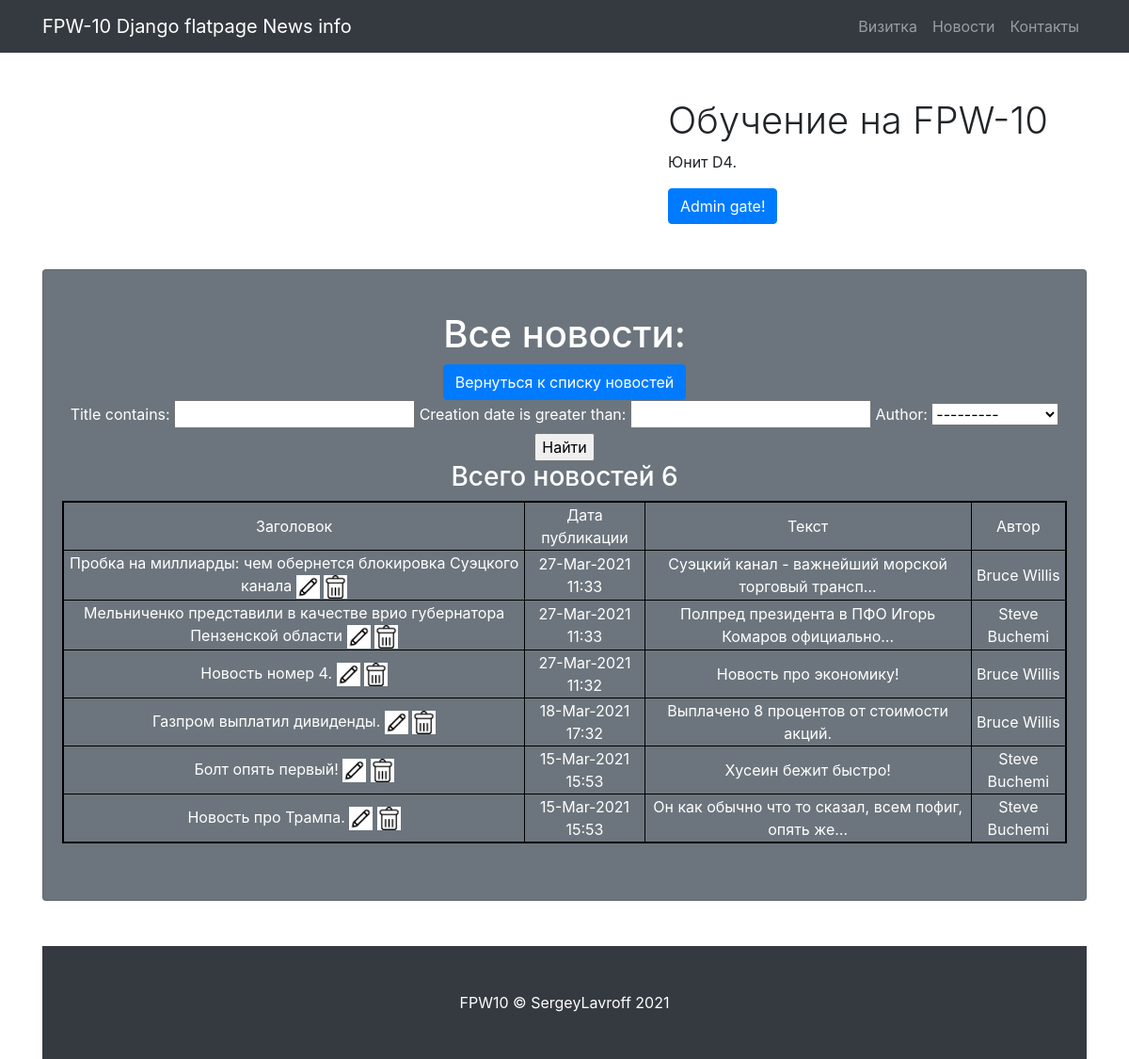
/news/search, run on the app's committed database.
### news/models.py (models this page shows, shortened)
class News(models.Model):
    title = models.CharField(
        max_length=255,
        unique=True,
    )
    creation_date = models.DateTimeField(auto_now_add=True)
    body = models.TextField()
    rating = models.IntegerField(default = 0)
    category = models.ForeignKey(
        to='Category',
        on_delete=models.CASCADE,
        related_name='news',)
    author = models.ForeignKey(
        to='Author',
        on_delete=models.CASCADE,
        related_name='news',)

class Author(models.Model):
    name = models.CharField(max_length=100, unique=True)
    def __str__(self):
        return f'{self.name.title()}'

### news/views.py (the view)
# urls.py: path('search', NewsSearch.as_view()),
class NewsSearch(ListView):
    model = News
    template_name = 'news/newssearch.html'
    context_object_name = 'news'
    ordering = ['-creation_date']
    def get_context_data(self, **kwargs):
        context = super().get_context_data(**kwargs)
        context['filter'] = NewsFilter(self.request.GET, queryset=self.get_queryset())
        return context

### news/templatetags/custom_filters.py (called while the page is built)
@register.filter(name='censor')
def censor(value):
    if isinstance(value, str):
        repl = ''
        for word in value.split():
            for pattern in PATTERN_1:
                if re.search(pattern, word.strip('.,;:?!-').lower()):
                    repl += '&%!%@' + ' '
                    break
            else:
                repl += word + ' '
        return str(repl)
    else:
        raise ValueError('Цензор обрабатывает только строки.')

### templates/news/newssearch.html (shortened to what this page needs)
{% extends 'flatpages/default.html' %}
{% load static %}
{% load custom_filters %}
{% block title %}
News info
{% endblock title %}
{% block content %}
<h1>Все новости:</h1>
<a class="btn btn-primary" href="/news ">Вернуться к списку новостей</a> <br>
<form method="GET">
    {{ filter.form }}
    <input type="submit" value="Найти">
</form>
 {% if news %}
        <h3> Всего новостей {{ news|length }}</h3>
         <table bordercolor="black" border="2" width="100%">
            <tr>
                <td>
                    Заголовок
                </td>
                <td>
                    Дата публикации
                </td>
                <td>
                    Текст
                </td>
                <td>
                    Автор
                </td>
            </tr>
             {% for new in filter.qs|dictsortreversed:"creation_date" %}
             <tr>
                <td>
                    <a href="{% url 'article' new.id %}" style="color:white;">{{ new.title|censor }}</a>
                    <a href="{% url 'article_edit' new.id %}" style="color:white;">
                        <img border="0" alt="Редактировать" src="{% static 'edit.png' %}" width="25" height="25">
                    </a>
                    <a href="{% url 'article_delete' new.id %}" style="color:white;">
                        <img border="0" alt="Удалить" src="{% static 'delete.png' %}" width="25" height="25">
                    </a>
                </td>
                 <td>
                    {{ new.creation_date|date:'d-M-Y H:i' }}
                </td>
                <td>
                    {{ new.body|truncatechars:50|censor }}
                </td>
                <td>
                    {{ new.author }}
                </td>
            </tr>
             {% endfor %}
        </table>
    {% else %}
        <h2> Нет новостей! </h2>
    {% endif %}
{% endblock content %}

### static/css/small-business.css (style rules this page uses)
body { padding-top: 56px; }

### data on the page
News: title|censor "Пробка на миллиарды: чем обернется блокировка Суэцкого канала", creation_date "27-Mar-2021 11:33", body|censor "Суэцкий канал - важнейший морской торговый трансп…", author "Bruce Willis"
News: title|censor "Мельниченко представили в качестве врио губернатора Пензенской области", creation_date "27-Mar-2021 11:33", body|censor "Полпред президента в ПФО Игорь Комаров официально…", author "Steve Buchemi"
News: title|censor "Новость номер 4.", creation_date "27-Mar-2021 11:32", body|censor "Новость про экономику!", author "Bruce Willis"
News: title|censor "Газпром выплатил дивиденды.", creation_date "18-Mar-2021 17:32", body|censor "Выплачено 8 процентов от стоимости акций.", author "Bruce Willis"
News: title|censor "Болт опять первый!", creation_date "15-Mar-2021 15:53", body|censor "Хусеин бежит быстро!", author "Steve Buchemi"
News: title|censor "Новость про Трампа.", creation_date "15-Mar-2021 15:53", body|censor "Он как обычно что то сказал, всем пофиг, опять же…", author "Steve Buchemi"

### other printed values
{{ news|length }} "6"
